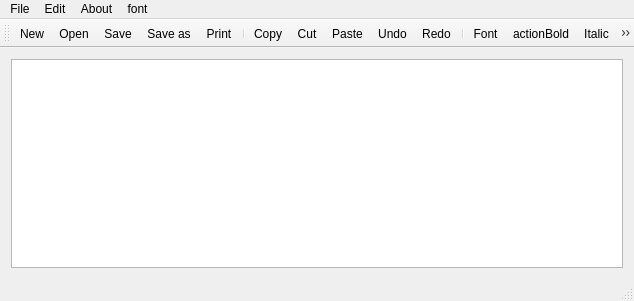
<?xml version="1.0" encoding="UTF-8"?>
<ui version="4.0">
 <class>MyNotepad</class>
 <widget class="QMainWindow" name="MyNotepad">
  <property name="geometry">
   <rect>
    <x>0</x>
    <y>0</y>
    <width>634</width>
    <height>301</height>
   </rect>
  </property>
  <property name="cursor">
   <cursorShape>PointingHandCursor</cursorShape>
  </property>
  <property name="windowTitle">
   <string>Notepad by Mohith kumar</string>
  </property>
  <widget class="QWidget" name="centralWidget">
   <layout class="QVBoxLayout" name="verticalLayout">
    <item>
     <widget class="QTextEdit" name="textEdit"/>
    </item>
   </layout>
  </widget>
  <widget class="QMenuBar" name="menuBar">
   <property name="geometry">
    <rect>
     <x>0</x>
     <y>0</y>
     <width>634</width>
     <height>26</height>
    </rect>
   </property>
   <widget class="QMenu" name="menuFile">
    <property name="title">
     <string>File</string>
    </property>
    <addaction name="actionNew"/>
    <addaction name="actionOpen"/>
    <addaction name="actionSave"/>
    <addaction name="actionSave_as"/>
    <addaction name="actionPrint"/>
    <addaction name="separator"/>
    <addaction name="actionExit"/>
   </widget>
   <widget class="QMenu" name="menuEdit">
    <property name="title">
     <string>Edit</string>
    </property>
    <addaction name="actionCopy"/>
    <addaction name="actionCut"/>
    <addaction name="actionPaste"/>
    <addaction name="separator"/>
    <addaction name="actionUndo"/>
    <addaction name="actionRedo"/>
    <addaction name="actionFont"/>
   </widget>
   <widget class="QMenu" name="menuAbout">
    <property name="title">
     <string>About</string>
    </property>
    <addaction name="actionAbout_qt"/>
   </widget>
   <widget class="QMenu" name="menufont">
    <property name="title">
     <string>font</string>
    </property>
    <addaction name="actionBold_2"/>
    <addaction name="actionitalic"/>
    <addaction name="actionunderline"/>
    <addaction name="actionFont_color"/>
   </widget>
   <addaction name="menuFile"/>
   <addaction name="menuEdit"/>
   <addaction name="menuAbout"/>
   <addaction name="menufont"/>
  </widget>
  <widget class="QToolBar" name="mainToolBar">
   <attribute name="toolBarArea">
    <enum>TopToolBarArea</enum>
   </attribute>
   <attribute name="toolBarBreak">
    <bool>false</bool>
   </attribute>
   <addaction name="actionNew"/>
   <addaction name="actionOpen"/>
   <addaction name="actionSave"/>
   <addaction name="actionSave_as"/>
   <addaction name="actionPrint"/>
   <addaction name="separator"/>
   <addaction name="actionCopy"/>
   <addaction name="actionCut"/>
   <addaction name="actionPaste"/>
   <addaction name="actionUndo"/>
   <addaction name="actionRedo"/>
   <addaction name="separator"/>
   <addaction name="actionFont"/>
   <addaction name="actionBold"/>
   <addaction name="actionItalic"/>
   <addaction name="actionUnderline"/>
   <addaction name="separator"/>
   <addaction name="actionAbout"/>
   <addaction name="separator"/>
   <addaction name="actionExit"/>
  </widget>
  <widget class="QStatusBar" name="statusBar"/>
  <action name="actionNew">
   <property name="icon">
    <iconset resource="mynotepad.qrc">
     <normaloff>:/images/new.png</normaloff>:/images/new.png</iconset>
   </property>
   <property name="text">
    <string>New</string>
   </property>
   <property name="toolTip">
    <string>New text document</string>
   </property>
   <property name="shortcut">
    <string>Ctrl+N</string>
   </property>
  </action>
  <action name="actionOpen">
   <property name="icon">
    <iconset resource="mynotepad.qrc">
     <normaloff>:/images/open.png</normaloff>:/images/open.png</iconset>
   </property>
   <property name="text">
    <string>Open</string>
   </property>
   <property name="toolTip">
    <string>Open file</string>
   </property>
   <property name="shortcut">
    <string>Ctrl+O</string>
   </property>
  </action>
  <action name="actionSave">
   <property name="icon">
    <iconset resource="mynotepad.qrc">
     <normaloff>:/images/save.png</normaloff>:/images/save.png</iconset>
   </property>
   <property name="text">
    <string>Save</string>
   </property>
   <property name="toolTip">
    <string>Save file</string>
   </property>
   <property name="shortcut">
    <string>Ctrl+S</string>
   </property>
  </action>
  <action name="actionSave_as">
   <property name="icon">
    <iconset resource="mynotepad.qrc">
     <normaloff>:/images/save_as.png</normaloff>:/images/save_as.png</iconset>
   </property>
   <property name="text">
    <string>Save as</string>
   </property>
   <property name="toolTip">
    <string>Save file as</string>
   </property>
   <property name="shortcut">
    <string>Alt+S</string>
   </property>
  </action>
  <action name="actionPrint">
   <property name="icon">
    <iconset resource="mynotepad.qrc">
     <normaloff>:/images/print.png</normaloff>:/images/print.png</iconset>
   </property>
   <property name="text">
    <string>Print</string>
   </property>
   <property name="toolTip">
    <string>Print file</string>
   </property>
   <property name="shortcut">
    <string>Ctrl+P</string>
   </property>
  </action>
  <action name="actionExit">
   <property name="icon">
    <iconset theme="exit.png" resource="mynotepad.qrc">
     <normaloff>:/images/exit.png</normaloff>:/images/exit.png</iconset>
   </property>
   <property name="text">
    <string>Exit</string>
   </property>
   <property name="toolTip">
    <string>Exit notepad</string>
   </property>
  </action>
  <action name="actionCopy">
   <property name="icon">
    <iconset resource="mynotepad.qrc">
     <normaloff>:/images/copy.png</normaloff>:/images/copy.png</iconset>
   </property>
   <property name="text">
    <string>Copy</string>
   </property>
   <property name="shortcut">
    <string>Ctrl+C</string>
   </property>
  </action>
  <action name="actionCut">
   <property name="icon">
    <iconset resource="mynotepad.qrc">
     <normaloff>:/images/cut.png</normaloff>:/images/cut.png</iconset>
   </property>
   <property name="text">
    <string>Cut</string>
   </property>
   <property name="shortcut">
    <string>Ctrl+X</string>
   </property>
  </action>
  <action name="actionPaste">
   <property name="icon">
    <iconset resource="mynotepad.qrc">
     <normaloff>:/images/paste.png</normaloff>:/images/paste.png</iconset>
   </property>
   <property name="text">
    <string>Paste</string>
   </property>
   <property name="shortcut">
    <string>Ctrl+V</string>
   </property>
  </action>
  <action name="actionUndo">
   <property name="icon">
    <iconset resource="mynotepad.qrc">
     <normaloff>:/images/edit_undo.png</normaloff>:/images/edit_undo.png</iconset>
   </property>
   <property name="text">
    <string>Undo</string>
   </property>
   <property name="shortcut">
    <string>Ctrl+Z</string>
   </property>
  </action>
  <action name="actionRedo">
   <property name="icon">
    <iconset resource="mynotepad.qrc">
     <normaloff>:/images/edit_redo.png</normaloff>:/images/edit_redo.png</iconset>
   </property>
   <property name="text">
    <string>Redo</string>
   </property>
   <property name="shortcut">
    <string>Ctrl+Y</string>
   </property>
  </action>
  <action name="actionFont">
   <property name="icon">
    <iconset resource="mynotepad.qrc">
     <normaloff>:/images/font.png</normaloff>:/images/font.png</iconset>
   </property>
   <property name="text">
    <string>Font</string>
   </property>
   <property name="shortcut">
    <string>Ctrl+F</string>
   </property>
  </action>
  <action name="actionItalic">
   <property name="checkable">
    <bool>true</bool>
   </property>
   <property name="icon">
    <iconset resource="mynotepad.qrc">
     <normaloff>:/images/italic.png</normaloff>:/images/italic.png</iconset>
   </property>
   <property name="text">
    <string>Italic</string>
   </property>
   <property name="toolTip">
    <string>Italic font</string>
   </property>
   <property name="shortcut">
    <string>Ctrl+I</string>
   </property>
  </action>
  <action name="actionBold">
   <property name="checkable">
    <bool>true</bool>
   </property>
   <property name="icon">
    <iconset resource="mynotepad.qrc">
     <normaloff>:/images/bold.png</normaloff>:/images/bold.png</iconset>
   </property>
   <property name="text">
    <string>actionBold</string>
   </property>
   <property name="toolTip">
    <string>Bold</string>
   </property>
   <property name="shortcut">
    <string>Ctrl+B</string>
   </property>
  </action>
  <action name="actionUnderline">
   <property name="checkable">
    <bool>true</bool>
   </property>
   <property name="icon">
    <iconset resource="mynotepad.qrc">
     <normaloff>:/images/underline.png</normaloff>:/images/underline.png</iconset>
   </property>
   <property name="text">
    <string>Underline</string>
   </property>
   <property name="toolTip">
    <string>Underline</string>
   </property>
   <property name="shortcut">
    <string>Ctrl+U</string>
   </property>
  </action>
  <action name="actionAbout">
   <property name="icon">
    <iconset resource="mynotepad.qrc">
     <normaloff>:/images/info.png</normaloff>:/images/info.png</iconset>
   </property>
   <property name="text">
    <string>About</string>
   </property>
   <property name="toolTip">
    <string>About Notepad</string>
   </property>
  </action>
  <action name="actionAbout_qt">
   <property name="icon">
    <iconset resource="mynotepad.qrc">
     <normaloff>:/images/info.png</normaloff>:/images/info.png</iconset>
   </property>
   <property name="text">
    <string>About qt</string>
   </property>
  </action>
  <action name="actionBold_2">
   <property name="checkable">
    <bool>false</bool>
   </property>
   <property name="icon">
    <iconset resource="mynotepad.qrc">
     <normaloff>:/images/bold.png</normaloff>:/images/bold.png</iconset>
   </property>
   <property name="text">
    <string>Bold</string>
   </property>
   <property name="shortcut">
    <string>Ctrl+B</string>
   </property>
  </action>
  <action name="actionitalic">
   <property name="icon">
    <iconset resource="mynotepad.qrc">
     <normaloff>:/images/italic.png</normaloff>:/images/italic.png</iconset>
   </property>
   <property name="text">
    <string>italic</string>
   </property>
   <property name="shortcut">
    <string>Ctrl+I</string>
   </property>
  </action>
  <action name="actionunderline">
   <property name="icon">
    <iconset resource="mynotepad.qrc">
     <normaloff>:/images/underline.png</normaloff>:/images/underline.png</iconset>
   </property>
   <property name="text">
    <string>underline</string>
   </property>
   <property name="shortcut">
    <string>Ctrl+U</string>
   </property>
  </action>
  <action name="actionfontcolor">
   <property name="text">
    <string>fontcolor</string>
   </property>
  </action>
  <action name="actionFont_color">
   <property name="text">
    <string>Font color</string>
   </property>
  </action>
 </widget>
 <layoutdefault spacing="6" margin="11"/>
 <resources>
  <include location="mynotepad.qrc"/>
 </resources>
 <connections/>
</ui>
